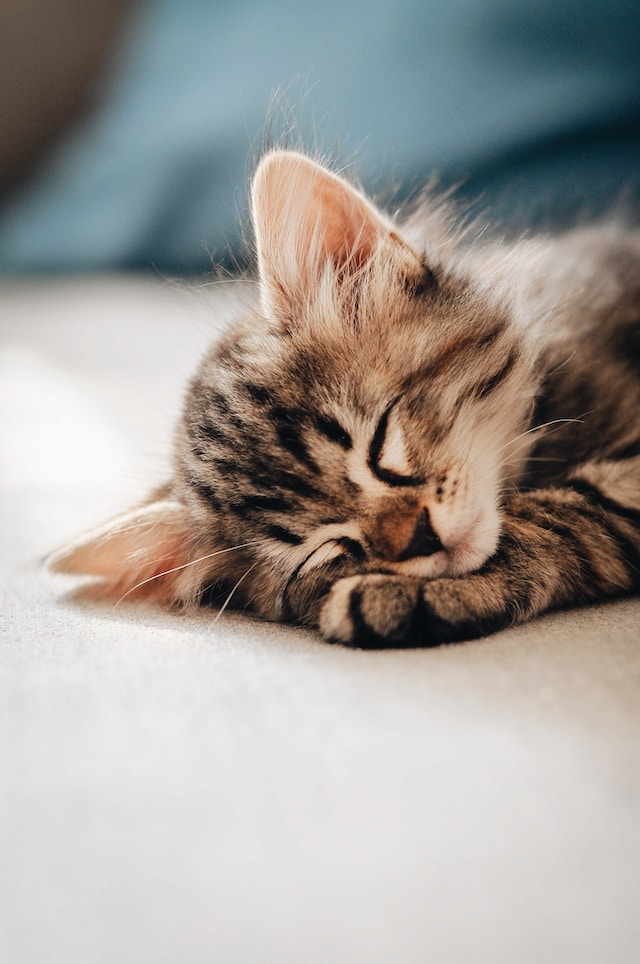
#> input picture Task-01/cat.jpg, 640 x 964 px, found by its file name
$ python '(a)_Decrease_Spatial_Resolution.py'
#> lines starting #> are read from the running program, lines starting #| are printed output that depends on the picture
import cv2
import matplotlib.pyplot as plt
import numpy as np


def plotImage(image, imageTitle, r, c, x):
    img = cv2.cvtColor(image, cv2.COLOR_BGR2RGB)
    plt.subplot(r, c, x)
    plt.imshow(img)
    plt.title(imageTitle)


def decreaseSpatialResolution(image):

    height, width = image.shape

    for i in range(1, 9):
        height = height // 2
        width = width // 2
        downsampledImage = np.zeros((height, width), dtype=np.uint8)

        for row in range(height):
            for col in range(width):
                downsampledImage[row][col] = image[2 * row][2 * col]

        image = downsampledImage
        title = f"{width}*{height}"
        plotImage(image, title, 3, 3, i + 1)


def Main():

    image = cv2.imread("Task-01/cat.jpg", cv2.IMREAD_GRAYSCALE)
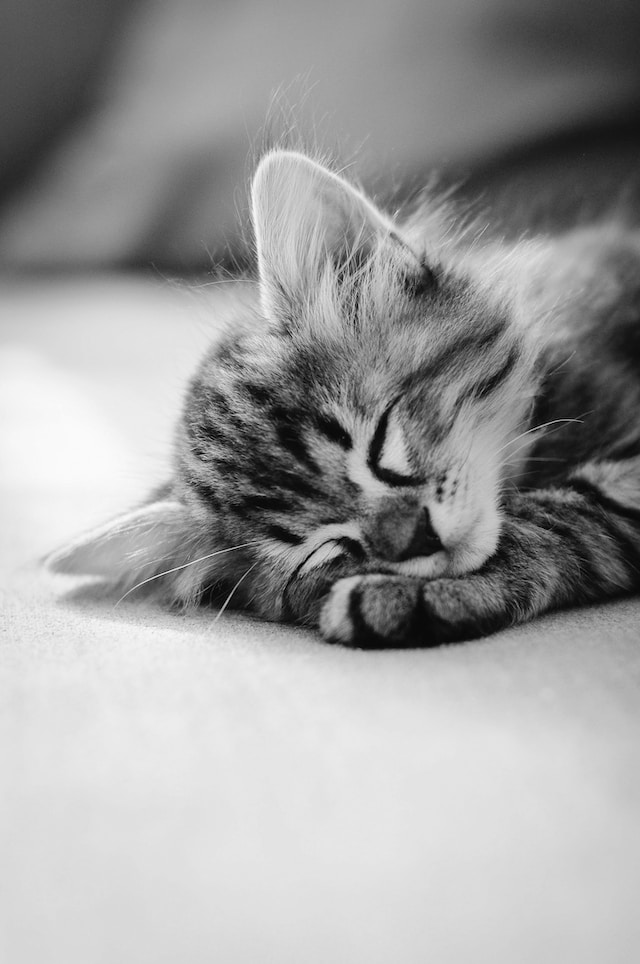
#> image: shape (964, 640); min 0, max 251, mean 158.5
    image = cv2.resize(image, (512, 512))
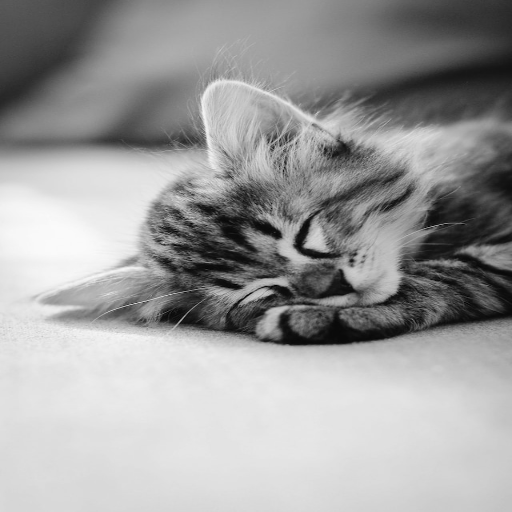
#> image: shape (512, 512); min 2, max 250, mean 158.4

    plotImage(image, "512*512", 3, 3, 1)

    decreaseSpatialResolution(image)
#> the loop in decreaseSpatialResolution, `for i in range(1, 9):` made 8 passes
#> pass 1, in plotImage (call 2), `img = cv2.cvtColor(image, cv2.COLOR_BGR2RGB)`:
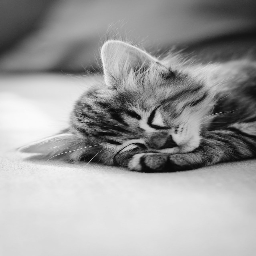
#> img: shape (256, 256, 3); min 2, max 250, mean 158.4
#> pass 2, in plotImage (call 3), `img = cv2.cvtColor(image, cv2.COLOR_BGR2RGB)`:
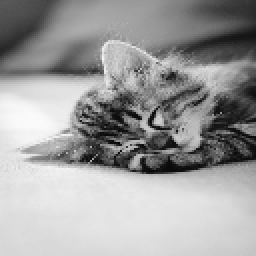
#> img: shape (128, 128, 3) (shown 2 times larger); min 5, max 250, mean 158.3
#> pass 3, in plotImage (call 4), `img = cv2.cvtColor(image, cv2.COLOR_BGR2RGB)`:
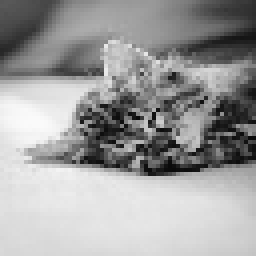
#> img: shape (64, 64, 3) (shown 4 times larger); min 10, max 250, mean 158

    plt.tight_layout()
    plt.show()
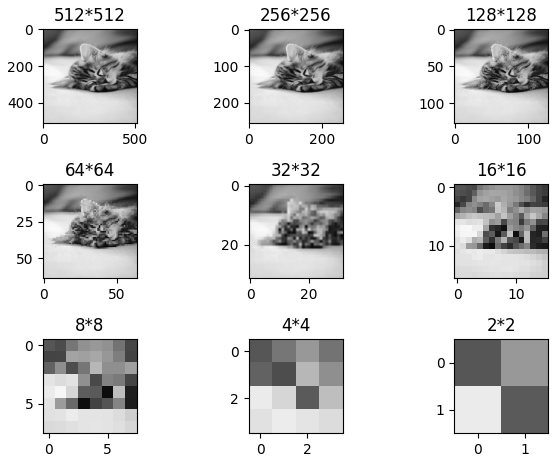
#> figure drawn by matplotlib, 9 panels


Main()
